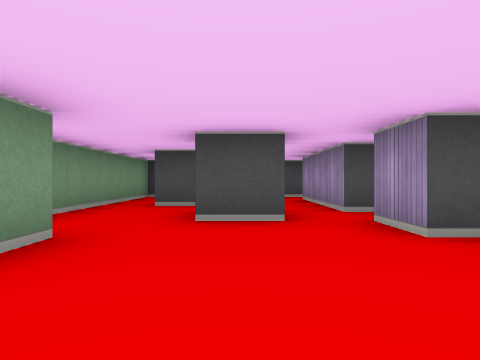
view 1 (above)

12 first-person views from a walk through a cub3D ray-caster map. The camera is about half as high as the walls, looks level and sees 75° across. The floor is counted in squares. Each view is taken from the middle of a square. On the plan, view 1 faces up. The plan holds only what a view shows up to about 9 squares ahead; the rest is blank. The place goes on beyond the plan.

view 2
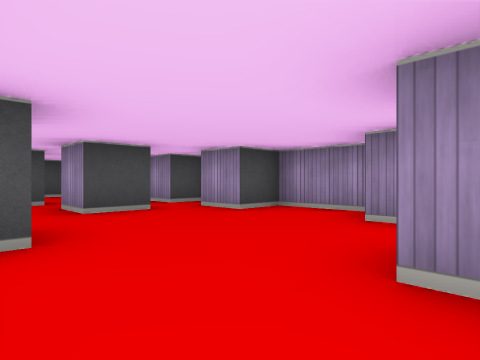

view 3
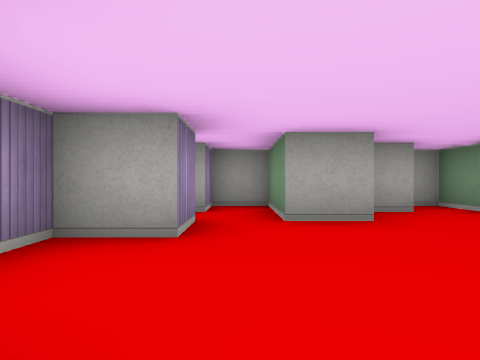

view 4
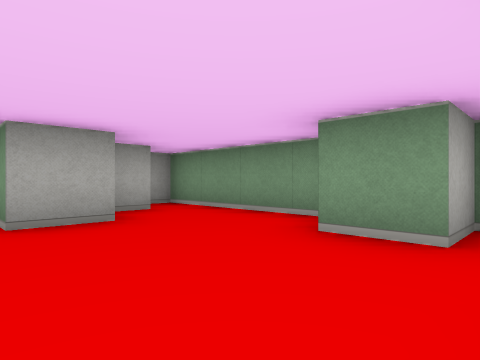

view 5
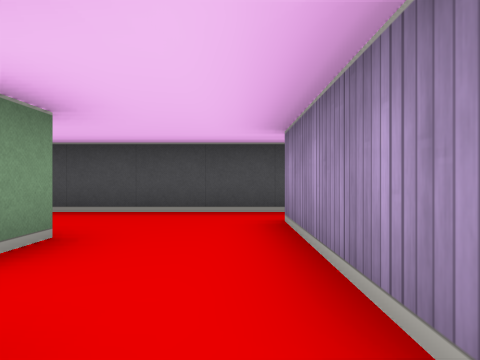

view 6
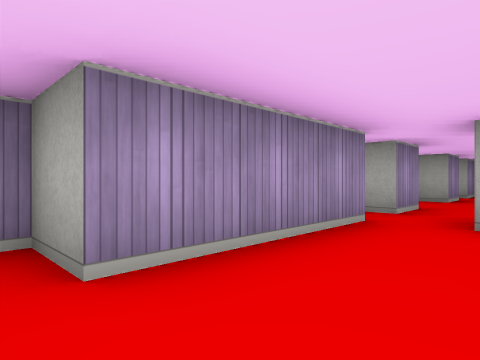

view 7
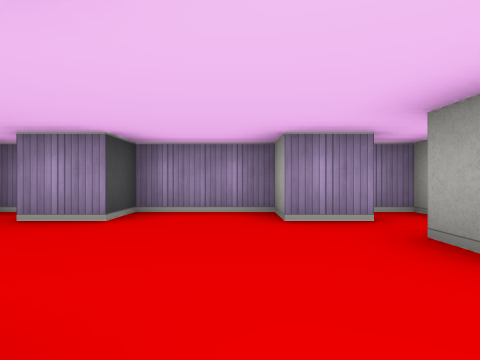

view 8
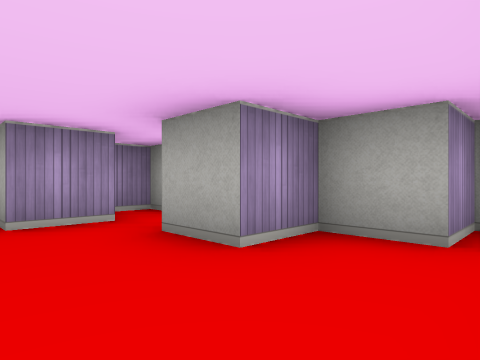

view 9
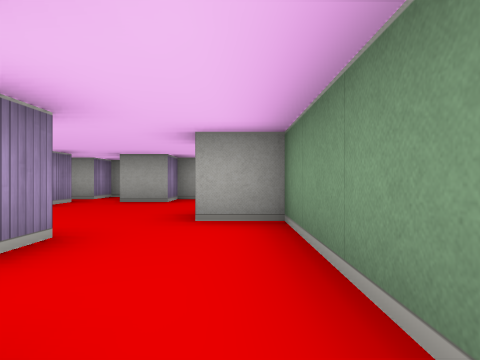

view 10
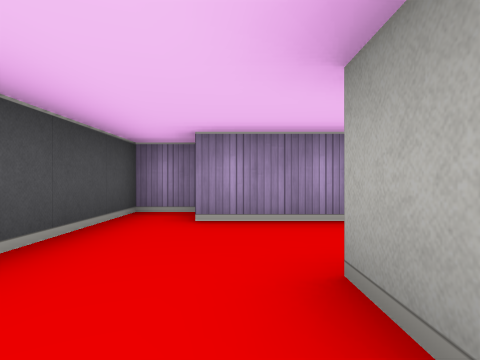

view 11
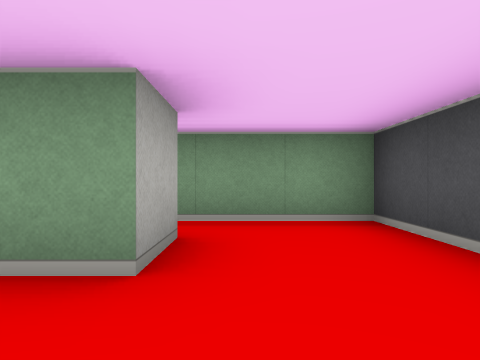

view 12
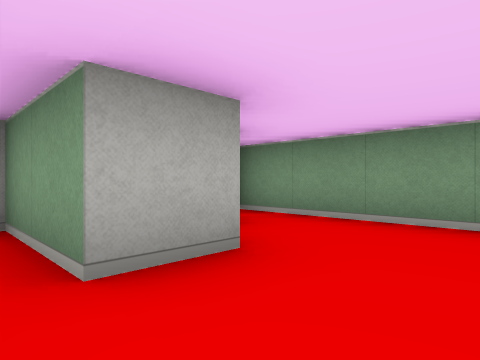

### Floor plan
Points are (right, up) in squares from view 1. A wall is a line through its corners. A room is listed if a view was taken in it or the views show most of it. See-through windows are left out.
Room 1 (views 1, 2, 3, 4, 5, 6, 7, 8, 9, 10, 11, 12)
walls: (0.5, 3.5) (-0.5, 3.5) (-0.5, 4.5); (-0.5, 5.5) (-1.5, 5.5); (2.4, 4.5) (1.5, 4.5) (1.5, 7.5) (2.5, 7.5) (2.5, 8.5) (-2.5, 8.5) (-2.5, 2.5) (-1.5, 2.5) (-1.5, 1.5); (-2.5, 1) (-2.5, -2.5) (-1.5, -2.5) (-1.5, -1.5) (-0.5, -1.5) (-0.5, -0.5) (0.5, -0.5) (0.5, -2.5) (1.5, -2.5) (1.5, -1.5) (2.5, -1.5) (2.5, -0.9); (-1.5, 6.5) (-0.5, 6.5) (-0.5, 5.8); (1.5, -0.5) (1.5, 0.5) (2.5, 0.5) (2.5, 2.5) (1.5, 2.5) (1.5, 3.5) (2, 3.5)

Positions as (right, up) in squares from view 1, and headings:
1: (0, 0), facing up
2: (-2, -1), facing up-right
3: (1, 3), facing down
4: (1, 3), facing down-left
5: (1, 4), facing up
6: (0, 8), facing down-right
7: (-2, 1), facing right
8: (-2, 1), facing down-right
9: (-2, 6), facing down
10: (-2, 7), facing right
11: (1, 7), facing left
12: (1, 1), facing down-left
